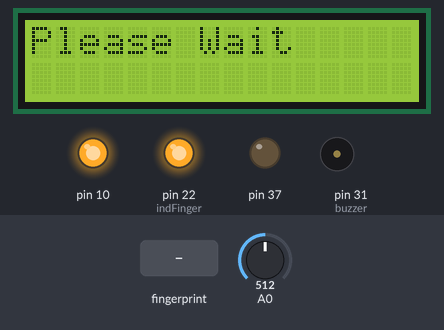
A program run on a simulated Arduino Mega 2560, built with avr-gcc and run on an emulated ATmega2560. Parts: 16×2 character LCD, output pins drawn as LEDs (lit = HIGH), buzzer (waves = sounding, pin HIGH). Inputs (shaded band) come from the test bench; at power-on: A0 = 512. The local clock reads 2024-03-15 10:24:30 at power-on unless the program sets it; storage starts empty; EEPROM starts erased; what the program prints to the serial monitor is not drawn.

Above: at 16.7 s.
16.8 s: A0 set to 716
At 17.8 s:
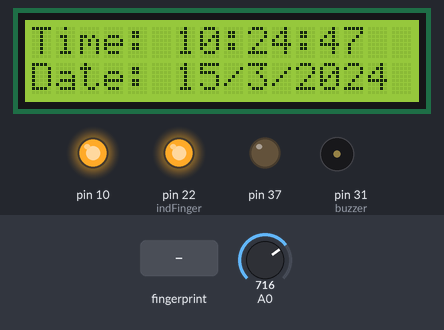
18.8 s: A0 set to 550
20.3 s: A0 set to 528
At 23.3 s:
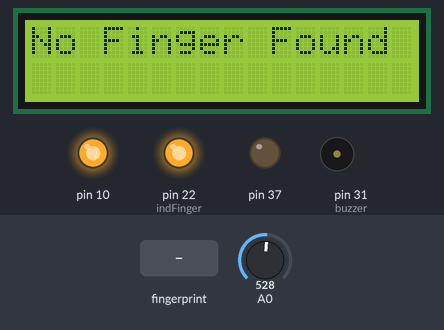
23.8 s: finger stored as number 1 placed on the sensor
At 25.3 s:
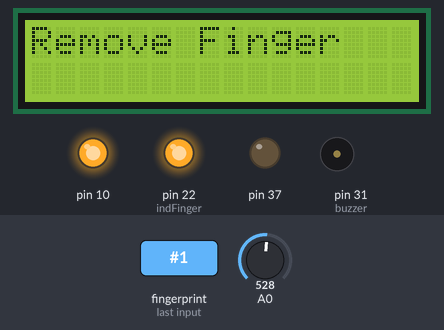
27.6 s: finger stored as number 1 placed on the sensor
At 28.6 s:
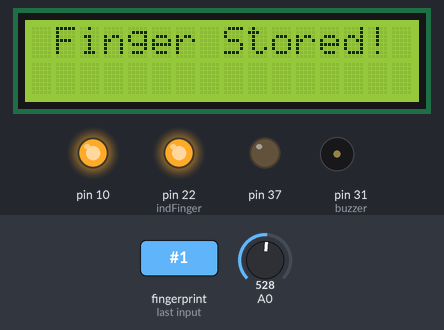
33.0 s: finger stored as number 1 placed on the sensor
At 35.5 s:
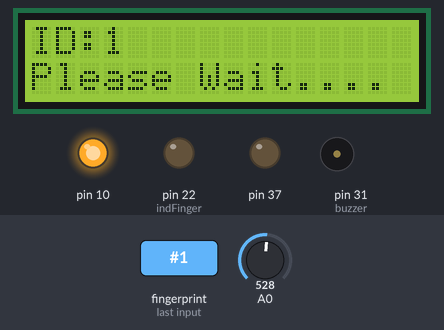
Timing chart, 0 to 38.6 s (numbered marks = the images above; inputs shaded):
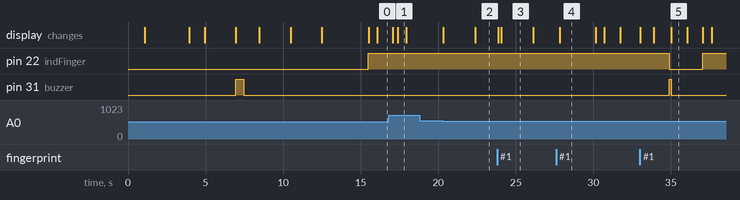

The program:

main.cpp
```cpp
#include "Arduino.h"
#include <SoftwareSerial.h>

// RTC
#include <Wire.h>
#include "RTClib.h" //library file for DS3231 RTC Module

//Finger Print
#include "Adafruit_Fingerprint.h" //fingerprint library header file
#include <EEPROM.h>               //command for storing data

//LCD module
#include <LiquidCrystal.h> //lcd header file
#include <LCDKeypad.h>

//SDCard
#include <SPI.h>
#include <SD.h>

//Function Prototypes

void attendance(int id);
void checkKeys();
void Enroll();
void delet();
uint8_t getFingerprintEnroll();
int getFingerprintIDez();
uint8_t deleteFingerprint(uint8_t id);
void download(int eepIndex);
void SDCardRecord(int i);

//SDcard
const int chipSelect = 53;

//LCD Module
LCDKeypad lcd;
//LiquidCrystal lcd(8, 9, 4, 5, 6, 7);

//Fingerprint
#define fingerPrint Serial1 //for tx/rx communication between arduino & r305 fingerprint sensor
//SoftwareSerial fingerPrint(12,13);
Adafruit_Fingerprint finger = Adafruit_Fingerprint(&fingerPrint);

// RTC
RTC_DS3231 rtc;

uint8_t id;

#define indFinger 22 //7
uint8_t buzzer=31;
uint8_t buzzerN = buzzer+6;

#define records 10 // 10 for 10 user

int user1, user2, user3, user4, user5, user6, user7, user8, user9, user10;

DateTime now;

void setup()
{
    delay(1000);
    lcd.begin(16, 2);
    Serial.begin(9600);

    pinMode(10, OUTPUT);
    digitalWrite(10, HIGH);
    pinMode(buzzer, OUTPUT);
    pinMode(buzzerN, OUTPUT);
    pinMode(indFinger, OUTPUT);
    digitalWrite(buzzer, LOW);
    digitalWrite(buzzerN, LOW);

    if (lcd.button() == KEYPAD_SELECT)
    {
        digitalWrite(buzzer, HIGH);
        delay(500);
        digitalWrite(buzzer, LOW);
        lcd.clear();
        lcd.print("Please wait !");
        lcd.setCursor(0, 1);
        lcd.print("Downloding Data");

        Serial.println("Please wait");
        Serial.println("Downloding Data..");
        Serial.println();

        Serial.print("S.No. ");
        for (int i = 0; i < records; i++)
        {
            digitalWrite(buzzer, HIGH);
            delay(500);
            digitalWrite(buzzer, LOW);
            Serial.print(" User ID");
            Serial.print(i + 1);
            Serial.print(" ");
        }
        Serial.println();
        int eepIndex = 0;
        for (int i = 0; i < 30; i++)
        {
            if (i + 1 < 10)
                Serial.print('0');
            Serial.print(i + 1);
            Serial.print(" ");
            eepIndex = (i * 7);
            download(eepIndex);
            eepIndex = (i * 7) + 210;
            download(eepIndex);
            eepIndex = (i * 7) + 420;
            download(eepIndex);
            eepIndex = (i * 7) + 630;
            download(eepIndex);
            eepIndex = (i * 7) + 840;
            download(eepIndex);
            eepIndex = (i * 7) + 1050;
            download(eepIndex);
            eepIndex = (i * 7) + 1260;
            download(eepIndex);
            eepIndex = (i * 7) + 1470;
            download(eepIndex);
            eepIndex = (i * 7) + 1680;
            download(eepIndex);
            Serial.println();
        }
    }
    if (lcd.button() == KEYPAD_LEFT)
    {
        lcd.clear();
        lcd.print("Please Wait");
        lcd.setCursor(0, 1);
        lcd.print("Reseting.....");
        for (int i = 1000; i < 1005; i++)
            EEPROM.write(i, 0);
        for (int i = 0; i < 841; i++)
            EEPROM.write(i, 0xff);
        lcd.clear();
        lcd.print("System Reset");
        delay(1000);
    }

    lcd.clear();
    lcd.print(" Fingerprint ");
    lcd.setCursor(0, 1);
    lcd.print("Attendance System");
    delay(2000);
    lcd.clear();

    digitalWrite(buzzer, HIGH);
    delay(500);
    digitalWrite(buzzer, LOW);
    for (int i = 1000; i < 1000 + records; i++)
    {
        if (EEPROM.read(i) == 0xff)
            EEPROM.write(i, 0);
    }

    finger.begin(57600);
    lcd.clear();
    lcd.print("Finding Module..");
    lcd.setCursor(0, 1);
    delay(2000);
    if (finger.verifyPassword())
    {
        Serial.println("Found fingerprint sensor!");
        lcd.clear();
        lcd.print(" Module Found");
        delay(2000);
    }
    else
    {
        Serial.println("Did not find fingerprint sensor :(");
        lcd.clear();
        lcd.print("Module Not Found");
        lcd.setCursor(0, 1);
        lcd.print("Check Connections");
        while (1)
            ;
    }

    if (!rtc.begin())
        Serial.println("Couldn't find RTC");

    // rtc.adjust(DateTime(F(__DATE__), F(__TIME__)));

    if (rtc.lostPower())
    {
        Serial.println("RTC is NOT running!");
        // following line sets the RTC to the date & time this sketch was compiled
        rtc.adjust(DateTime(2018, 6, 7, 11, 0, 0));
        // This line sets the RTC with an explicit date & time, for example to set
        // June 7, 2018 at 11am you would call:
        // rtc.adjust(DateTime(2018, 6, 7, 11, 0, 0));
    }

    //SD CARD

    if (!SD.begin(chipSelect))
    {
        Serial.println("Card failed, or not present");
        // don't do anything more:
        return;
    }else{
       Serial.println("card initialized.");
    }


    lcd.setCursor(0, 0);
    lcd.print(" Press Match to ");
    lcd.setCursor(0, 1);
    lcd.print(" Start System");
    delay(3000);

    user1 = EEPROM.read(1000);
    user2 = EEPROM.read(1001);
    user3 = EEPROM.read(1002);
    user4 = EEPROM.read(1003);
    user5 = EEPROM.read(1004);
    lcd.clear();
    digitalWrite(indFinger, HIGH);
}

void loop()
{
    now = rtc.now();
    lcd.setCursor(0, 0);
    lcd.print("Time: ");
    lcd.print(now.hour(), DEC);
    lcd.print(':');
    lcd.print(now.minute(), DEC);
    lcd.print(':');
    lcd.print(now.second(), DEC);
    lcd.print(" ");
    lcd.setCursor(0, 1);
    lcd.print("Date: ");
    lcd.print(now.day(), DEC);
    lcd.print('/');
    lcd.print(now.month(), DEC);
    lcd.print('/');
    lcd.print(now.year(), DEC);
    lcd.print(" ");
    delay(500);
    int result = getFingerprintIDez();
    if (result > 0)
    {
        digitalWrite(indFinger, LOW);
        digitalWrite(buzzer, HIGH);
        delay(100);
        digitalWrite(buzzer, LOW);
        lcd.clear();
        lcd.print("ID:");
        lcd.print(result);
        lcd.setCursor(0, 1);
        lcd.print("Please Wait....");
        delay(1000);
        attendance(result);
        lcd.clear();
        lcd.print("Attendance ");
        lcd.setCursor(0, 1);
        lcd.print("Registered");
        delay(1000);
        digitalWrite(indFinger, HIGH);
        return;
    }
    checkKeys();
    delay(300);
}

// dmyyhms - 7 bytes
void attendance(int id)
{
    int user = 0, eepLoc = 0;
    if (id == 1)
    {
        eepLoc = 0;
        user = user1++;
    }
    else if (id == 2)
    {
        eepLoc = 210;
        user = user2++;
    }
    else if (id == 3)
    {
        eepLoc = 420;
        user = user3++;
    }
    else if (id == 4)
    {
        eepLoc = 630;
        user = user4++;
    }
    else if (id == 5)
    {
        eepLoc = 0;
        user = user5++;
    }
    else if (id == 6)
    {
        eepLoc = 840;
        user = user5++;
    }
    else if (id == 7)
    {
        eepLoc = 1050;
        user = user7++;
    }
    else if (id == 8)
    {
        eepLoc = 1260;
        user = user8++;
    }
    else if (id == 9)
    {
        eepLoc = 1470;
        user = user9++;
    }
    else if (id == 10)
    {
        eepLoc = 1680;
        user = user8++;
    }
    /*else if(id == 5) // fifth user
{
eepLoc=840;
user=user5++;
}*/
    else
        return;

    int eepIndex = (user * 7) + eepLoc;
    EEPROM.write(eepIndex++, now.hour());
    EEPROM.write(eepIndex++, now.minute());
    EEPROM.write(eepIndex++, now.second());
    EEPROM.write(eepIndex++, now.day());
    EEPROM.write(eepIndex++, now.month());
    EEPROM.write(eepIndex++, now.year() >> 8);
    EEPROM.write(eepIndex++, now.year());

    EEPROM.write(1000, user1);
    EEPROM.write(1001, user2);
    EEPROM.write(1002, user3);
    EEPROM.write(1003, user4);
    // EEPROM.write(4,user5); // figth user
}

void checkKeys()
{
    if (lcd.button() == KEYPAD_SELECT)
    {
        lcd.clear();
        lcd.print("Please Wait");
        delay(1000);
        while (lcd.button() == KEYPAD_SELECT)
            ;
        Enroll();
    }

    else if (lcd.button() == KEYPAD_LEFT)
    {
        lcd.clear();
        lcd.print("Please Wait");
        delay(1000);
        delet();
    }
}

void Enroll()
{
    int count = 1;
    lcd.clear();
    lcd.print("Enter Finger ID:");

    while (1)
    {
        lcd.setCursor(0, 1);
        lcd.print(count);
        if (lcd.button() == KEYPAD_UP)
        {
            count++;
            if (count > records)
                count = 1;
            delay(500);
        }

        else if (lcd.button() == KEYPAD_DOWN)
        {
            count--;
            if (count < 1)
                count = records;
            delay(500);
        }
        else if (lcd.button() == KEYPAD_LEFT)
        {
            id = count;
            getFingerprintEnroll();
            for (int i = 0; i < records; i++)
            {
                if (EEPROM.read(i) != 0xff)
                {
                    EEPROM.write(i, id);
                    break;
                }
            }
            return;
        }

        else if (lcd.button() == KEYPAD_SELECT)
        {
            return;
        }
    }
}

void delet()
{
    int count = 1;
    lcd.clear();
    lcd.print("Enter Finger ID");

    while (1)
    {
        lcd.setCursor(0, 1);
        lcd.print(count);
        if (lcd.button() == KEYPAD_UP)
        {
            count++;
            if (count > records)
                count = 1;
            delay(500);
        }

        else if (lcd.button() == KEYPAD_DOWN)
        {
            count--;
            if (count < 1)
                count = records;
            delay(500);
        }
        else if (lcd.button() == KEYPAD_LEFT)
        {
            id = count;
            deleteFingerprint(id);
            for (int i = 0; i < records; i++)
            {
                if (EEPROM.read(i) == id)
                {
                    EEPROM.write(i, 0xff);
                    break;
                }
            }
            return;
        }

        else if (lcd.button() == KEYPAD_SELECT)
        {
            return;
        }
    }
}

uint8_t getFingerprintEnroll()
{
    int p = -1;
    lcd.clear();
    lcd.print("finger ID:");
    lcd.print(id);
    lcd.setCursor(0, 1);
    lcd.print("Place Finger");
    delay(2000);
    while (p != FINGERPRINT_OK)
    {
        p = finger.getImage();
        switch (p)
        {
        case FINGERPRINT_OK:
            Serial.println("Image taken");
            lcd.clear();
            lcd.print("Image taken");
            break;
        case FINGERPRINT_NOFINGER:
            Serial.println("No Finger");
            lcd.clear();
            lcd.print("No Finger Found");
            break;
        case FINGERPRINT_PACKETRECIEVEERR:
            Serial.println("Communication error");
            lcd.clear();
            lcd.print("Comm Error");
            break;
        case FINGERPRINT_IMAGEFAIL:
            Serial.println("Imaging error");
            lcd.clear();
            lcd.print("Imaging Error");
            break;
        default:
            Serial.println("Unknown error");
            lcd.clear();
            lcd.print("Unknown Error");
            break;
        }
    }

    // OK success!

    p = finger.image2Tz(1);
    switch (p)
    {
    case FINGERPRINT_OK:
        Serial.println("Image converted");
        lcd.clear();
        lcd.print("Image converted");
        break;
    case FINGERPRINT_IMAGEMESS:
        Serial.println("Image too messy");
        lcd.clear();
        lcd.print("Image too messy");
        return p;
    case FINGERPRINT_PACKETRECIEVEERR:
        Serial.println("Communication error");
        lcd.clear();
        lcd.print("Comm Error");
        return p;
    case FINGERPRINT_FEATUREFAIL:
        Serial.println("Could not find fingerprint features");
        lcd.clear();
        lcd.print("Feature Not Found");
        return p;
    case FINGERPRINT_INVALIDIMAGE:
        Serial.println("Could not find fingerprint features");
        lcd.clear();
        lcd.print("Feature Not Found");
        return p;
    default:
        Serial.println("Unknown error");
        lcd.clear();
        lcd.print("Unknown Error");
        return p;
    }

    Serial.println("Remove finger");
    lcd.clear();
    lcd.print("Remove Finger");
    delay(2000);
    p = 0;
    while (p != FINGERPRINT_NOFINGER)
    {
        p = finger.getImage();
    }
    Serial.print("ID ");
    Serial.println(id);
    p = -1;
    Serial.println("Place same finger again");
    lcd.clear();
    lcd.print("Place Finger");
    lcd.setCursor(0, 1);
    lcd.print(" Again");
    while (p != FINGERPRINT_OK)
    {
        p = finger.getImage();
        switch (p)
        {
        case FINGERPRINT_OK:
            Serial.println("Image taken");
            break;
        case FINGERPRINT_NOFINGER:
            Serial.print(".");
            break;
        case FINGERPRINT_PACKETRECIEVEERR:
            Serial.println("Communication error");
            break;
        case FINGERPRINT_IMAGEFAIL:
            Serial.println("Imaging error");
            break;
        default:
            Serial.println("Unknown error");
            return 0;
        }
    }

    // OK success!

    p = finger.image2Tz(2);
    switch (p)
    {
    case FINGERPRINT_OK:
        Serial.println("Image converted");
        break;
    case FINGERPRINT_IMAGEMESS:
        Serial.println("Image too messy");
        return p;
    case FINGERPRINT_PACKETRECIEVEERR:
        Serial.println("Communication error");
        return p;
    case FINGERPRINT_FEATUREFAIL:
        Serial.println("Could not find fingerprint features");
        return p;
    case FINGERPRINT_INVALIDIMAGE:
        Serial.println("Could not find fingerprint features");
        return p;
    default:
        Serial.println("Unknown error");
        return p;
    }

    // OK converted!
    Serial.print("Creating model for #");
    Serial.println(id);

    p = finger.createModel();
    if (p == FINGERPRINT_OK)
    {
        Serial.println("Prints matched!");
    }
    else if (p == FINGERPRINT_PACKETRECIEVEERR)
    {
        Serial.println("Communication error");
        return p;
    }
    else if (p == FINGERPRINT_ENROLLMISMATCH)
    {
        Serial.println("Fingerprints did not match");
        return p;
    }
    else
    {
        Serial.println("Unknown error");
        return p;
    }

    Serial.print("ID ");
    Serial.println(id);
    p = finger.storeModel(id);
    if (p == FINGERPRINT_OK)
    {
        Serial.println("Stored!");
        lcd.clear();
        lcd.print(" Finger Stored!");
        delay(2000);
    }
    else if (p == FINGERPRINT_PACKETRECIEVEERR)
    {
        Serial.println("Communication error");
        return p;
    }
    else if (p == FINGERPRINT_BADLOCATION)
    {
        Serial.println("Could not store in that location");
        return p;
    }
    else if (p == FINGERPRINT_FLASHERR)
    {
        Serial.println("Error writing to flash");
        return p;
    }
    else
    {
        Serial.println("Unknown error");
        return p;
    }
}

int getFingerprintIDez()
{
    uint8_t p = finger.getImage();

    if (p != FINGERPRINT_OK)
        return -1;

    p = finger.image2Tz();
    if (p != FINGERPRINT_OK)
        return -1;

    p = finger.fingerFastSearch();
    if (p != FINGERPRINT_OK)
    {
        lcd.clear();
        lcd.print("Finger Not Found");
        lcd.setCursor(0, 1);
        lcd.print("Try Later");
        delay(2000);
        return -1;
    }
    // found a match!
    Serial.print("Found ID #");
    Serial.print(finger.fingerID);
    SDCardRecord(finger.fingerID);
    return finger.fingerID;
}

void SDCardRecord(int id)
{
    String dataString = "";
    dataString += String(id);
    dataString += '\t';

    dataString += String(now.hour(),DEC);
    dataString += ':';
    dataString += String(now.minute(),DEC);
    dataString += ':';
    dataString += String(now.second(),DEC);
    dataString += '\t';
    dataString += String(now.day(),DEC);
    dataString += '/';
    dataString += String(now.month(),DEC);
    dataString += '/';
    dataString += String(now.year(),DEC);

    String fileName = String(now.day(),DEC);
    fileName += "_";
    fileName += String(now.month(),DEC);
    fileName += "_";
    fileName += String(now.year(),DEC);
    fileName += String(".txt");
    File dataFile = SD.open(fileName, FILE_WRITE);
    // File dataFile = SD.open("records.txt", FILE_WRITE);

    if (dataFile)
    {
        dataFile.println(dataString);
        dataFile.close();
        // print to the serial port too:
        Serial.println("");
        Serial.println(dataString);
        lcd.clear();
        lcd.print("Saved to");
        lcd.setCursor(0, 1);
        lcd.print("SDCard");
        delay(1000);
    }
    // if the file isn't open, pop up an error:
    else
    {
        lcd.clear();
        lcd.print("Error Opening");
        lcd.setCursor(0, 1);
        lcd.print(fileName);
        Serial.print("error opening ");
        Serial.println(fileName);
        delay(1000);
    }
}

uint8_t deleteFingerprint(uint8_t id)
{
    uint8_t p = -1;
    lcd.clear();
    lcd.print("Please wait");
    p = finger.deleteModel(id);
    if (p == FINGERPRINT_OK)
    {
        Serial.println("Deleted!");
        lcd.clear();
        lcd.print("Finger Deleted");
        lcd.setCursor(0, 1);
        lcd.print("Successfully");
        delay(1000);
    }

    else
    {
        Serial.print("Something Wrong");
        lcd.clear();
        lcd.print("Something Wrong");
        lcd.setCursor(0, 1);
        lcd.print("Try Again Later");
        delay(2000);
        return p;
    }
}

void download(int eepIndex)
{

    if (EEPROM.read(eepIndex) != 0xff)
    {
        Serial.print("T->");
        if (EEPROM.read(eepIndex) < 10)
            Serial.print('0');
        Serial.print(EEPROM.read(eepIndex++));
        Serial.print(':');
        if (EEPROM.read(eepIndex) < 10)
            Serial.print('0');
        Serial.print(EEPROM.read(eepIndex++));
        Serial.print(':');
        if (EEPROM.read(eepIndex) < 10)
            Serial.print('0');
        Serial.print(EEPROM.read(eepIndex++));
        Serial.print(" D->");
        if (EEPROM.read(eepIndex) < 10)
            Serial.print('0');
        Serial.print(EEPROM.read(eepIndex++));
        Serial.print('/');
        if (EEPROM.read(eepIndex) < 10)
            Serial.print('0');
        Serial.print(EEPROM.read(eepIndex++));
        Serial.print('/');
        Serial.print(EEPROM.read(eepIndex++) << 8 | EEPROM.read(eepIndex++));
    }
    else
    {
        Serial.print("---------------------------");
    }

    Serial.print(" ");
}
```

Measured:
- the behaviour switches between 535 and 534 on A0 (found by bisection; images 1 and 2)
- after the input at 16.8 s, the display: first changes after 0.28 s (image 1 shows a later state)
- after the input at 18.8 s, every drawn part: stays the same
- after the input at 20.3 s, the display: first changes at once (image 2 shows a later state)
- after the input at 23.8 s, the display: first changes after 0.05 s (image 3 shows a later state)
- after the input at 27.6 s, the display: changes after 0.24 s (image 4)
- after the input at 33.0 s, pin 22 (indFinger): HIGH → LOW after 1.9 s, → HIGH 2.1 s later; pin 31 (buzzer): LOW → HIGH after 1.9 s, → LOW 0.10 s later
- what the display in image 1 shows lasts 0.5 s, from 17.4 s to 17.9 s
